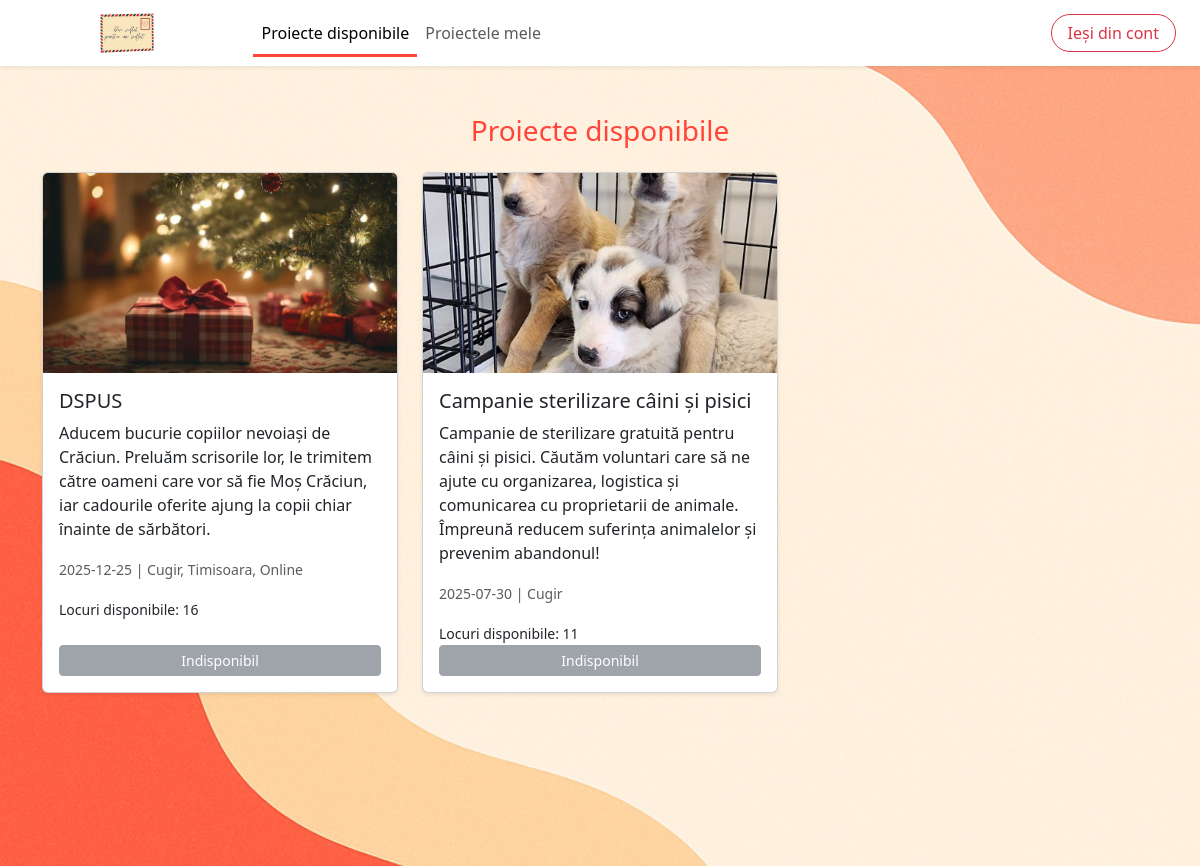
The page /projects (signed in) on the database its author committed.
### models.py (models this page shows)
class Project(db.Model):
    id = db.Column(db.Integer, primary_key=True)
    title = db.Column(db.String(200))
    description = db.Column(db.Text)
    date = db.Column(db.String(50))
    location = db.Column(db.String(100))
    max_volunteers = db.Column(db.Integer)
    image_filename = db.Column(db.String(200))
    signups = db.relationship('Signup', backref='project', lazy='dynamic')

### app.py (the view)
@app.route('/projects')
@login_required
def projects():
    all_projects = Project.query.all()
    for project in all_projects:
        project.signup_count = project.signups.count()
        try:
            project.date_converted = datetime.strptime(project.date, "%Y-%m-%d")
        except ValueError:
            project.date_converted = datetime.max
    signed_up_project_ids = [signup.project_id for signup in current_user.signups]
    current_date = datetime.now()
    return render_template('projects.html', projects=all_projects, signed_up_project_ids=signed_up_project_ids, current_date=current_date)

### app.py (called while the page is built)
@login_manager.user_loader
def load_user(user_id):
    return User.query.get(int(user_id))

### templates/projects.html (shortened to what this page needs)
{% extends 'base.html' %}
{% block content %}
<div class="background" style="background-image: url('{{ url_for('static', filename='bg-register.jpg') }}'); background-size: cover; background-position: center; min-height: 100vh;">
  <div class="container py-5">
    <h3 class="text-center mb-4" style="color: #ff443a">Proiecte disponibile</h3>
    <div class="row g-4">
      {% for project in projects %}
        <div class="col-md-6 col-lg-4">
          <div class="card shadow-sm h-100 project-card" data-project-id="{{ project.id }}">
            {% if project.image_filename %}
              <img src="{{ url_for('static', filename='uploads/' + project.image_filename) }}" class="card-img-top" alt="Imagine proiect" style="height: 200px; object-fit: cover;">
            {% endif %}
            <div class="card-body d-flex flex-column justify-content-between">
              <div>
                <h5 class="card-title">{{ project.title }}</h5>
                <p class="card-text">{{ project.description }}</p>
                <p class="card-text">
                  <small class="text-muted">
                    {{ project.date }} | {{ project.location }}
                  </small>
                </p>
                <p class="card-text">
                  <small>Locuri disponibile: {{ project.max_volunteers - project.signups.count() }}</small>
                </p>
              </div>
              {% if current_user.email == 'admin@dspus.ro' %}
                <form method="POST" action="{{ url_for('delete_project', project_id=project.id) }}">
                  <button type="submit" class="btn btn-danger btn-sm">Șterge</button>
                </form>
              {% else %}
                {% if project.id in signed_up_project_ids %}
                  <form method="POST" action="{{ url_for('cancel_signup', project_id=project.id) }}">
                    <button type="submit" class="btn btn-warning btn-sm">Anulează înscrierea</button>
                  </form>
                {% elif (project.max_volunteers - project.signups.count() > 0) and (project.date_converted >= current_date) %}
                  <form method="POST" action="{{ url_for('signup', project_id=project.id) }}">
                    <button type="submit" class="btn btn-success btn-sm">Mă înscriu</button>
                  </form>
                {% else %}
                  <button class="btn btn-secondary btn-sm" disabled>Indisponibil</button>
                {% endif %}
              {% endif %}
            </div>
          </div>
        </div>
      {% endfor %}
    </div>
  </div>
</div>
{% endblock %}

### rows shown on the page
Project: image_filename (picture), title "DSPUS", description "Aducem bucurie copiilor nevoiași de Crăciun. Preluăm scrisorile lor, le trimitem către oameni care vor să fie Moș Crăciun, iar cadourile oferite ajung la copii chiar înainte de sărbători.", date "2025-12-25", location "Cugir, Timisoara, Online", project.max_volunteers-project.signups.count() "16", shows "Indisponibil"
Project: image_filename (picture), title "Campanie sterilizare câini și pisici", description "Campanie de sterilizare gratuită pentru câini și pisici. Căutăm voluntari care să ne ajute cu organizarea, logistica și comunicarea cu proprietarii de animale. Împreună reducem suferința animalelor și prevenim abandonul!", date "2025-07-30", location "Cugir", project.max_volunteers-project.signups.count() "11", shows "Indisponibil"
